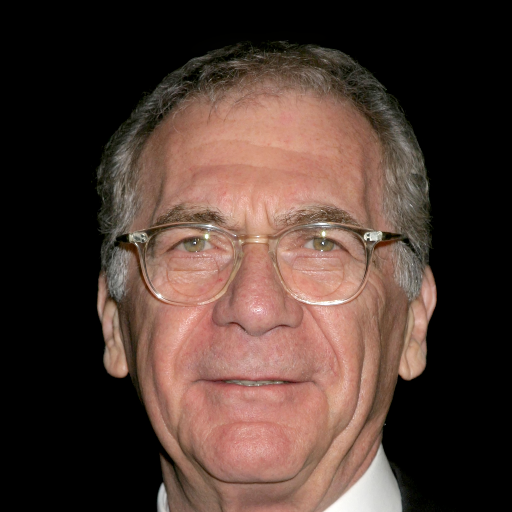
#> input picture Code/Benchmark/input/image/1.png, 512 x 512 px; its folder holds only this picture in this run
$ python 01-convert_to_raw.py
#> lines starting #> are read from the running program, lines starting #| are printed output that depends on the picture; after the words box and inside, x2 and y2 are one past the last pixel; in counts of white or black regions, pixels touching at a corner belong together
import os
import glob
import numpy as np
from PIL import Image
import argparse

# Model-specific presets for normalization and mask polarity
# In Benchmark/input/mask: 255 = Hole (area to inpaint), 0 = Keep (background)
MODEL_PRESETS = {
    "migan": {
        "normalise": True,
        "mask_reversed": True,  # MIGAN expects: 0 = hole, 1 = keep
        "description": "MIGAN: [0.0, 1.0] normalized, reversed mask (0=hole, 1=keep)",
    },
    "aotgan": {
        "normalise": True,
        "mask_reversed": False,  # AOT-GAN expects: 1 = hole, 0 = keep
        "description": "AOT-GAN: [0.0, 1.0] normalized, standard mask (1=hole, 0=keep)",
    },
    "lama": {
        "normalise": True,
        "mask_reversed": False,  # LaMa expects: 1 = hole, 0 = keep
        "description": "LaMa: [0.0, 1.0] normalized, standard mask (1=hole, 0=keep)",
    },
}


def convert_to_raw_resized(
    model=None,
    normalised=None,
    mask_reversed=None,
    base_dir="Benchmark/input",
    target_size=(512, 512),
):
    # Apply model preset if specified
#> called with base_dir = 'Benchmark/input', target_size = (512, 512)
    if model is not None:
        model_key = model.lower()
        if model_key not in MODEL_PRESETS:
            raise ValueError(f"Unknown model '{model}'. Choose from: {list(MODEL_PRESETS.keys())}")
        preset = MODEL_PRESETS[model_key]
        if normalised is None:
            normalised = preset["normalise"]
        if mask_reversed is None:
            mask_reversed = preset["mask_reversed"]
        print(f"📌 Model: {model_key.upper()} -> {preset['description']}")
    else:
        if normalised is None:
            normalised = False
        if mask_reversed is None:
            mask_reversed = False

    print(f"⚙️ Configuration: normalise={normalised}, mask_reversed={mask_reversed}")

    img_dir = os.path.join(base_dir, "image")
    mask_dir = os.path.join(base_dir, "mask")
    out_img_dir = os.path.join(base_dir, "raw_image")
    out_mask_dir = os.path.join(base_dir, "raw_mask")

    # Create output directories if they don't exist
    os.makedirs(out_img_dir, exist_ok=True)
    os.makedirs(out_mask_dir, exist_ok=True)

    # Allowed image extensions
    valid_extensions = ('.png', '.jpg', '.jpeg', '.bmp')

    # Grab all images in the input/image directory
    image_files = []
    for ext in valid_extensions:
        image_files.extend(glob.glob(os.path.join(img_dir, f"*{ext}")))

    if not image_files:
        print(f"No images found in {img_dir}. Please check your paths.")
        return

    # Sort naturally by numerical index
    def get_index(path):
        base = os.path.splitext(os.path.basename(path))[0]
        return int(base) if base.isdigit() else base

    image_files.sort(key=get_index)

    success_count = 0
    for img_path in image_files:
        # Extract the base number from the filename
        filename = os.path.basename(img_path)
        number, _ = os.path.splitext(filename)

        # Search for the corresponding mask file
        mask_path = None
        for m_ext in valid_extensions:
            temp_path = os.path.join(mask_dir, f"{number}{m_ext}")
            if os.path.exists(temp_path):
                mask_path = temp_path
                break
            temp_mask_path = os.path.join(mask_dir, f"{number}_mask{m_ext}")
            if os.path.exists(temp_mask_path):
                mask_path = temp_mask_path
                break

        if not mask_path:
            print(f"⚠️ Warning: Mask for image {filename} not found in {mask_dir}. Skipping.")
            continue

        try:
            # --- Process Image ---
            img = Image.open(img_path).convert('RGB')
#> img is the input picture: PIL image 512x512 RGB; mean R, G, B 78.1, 57.9, 50.1
            # Resize image (Bilinear is standard for RGB images)
            img = img.resize(target_size, Image.Resampling.BILINEAR)
            img_arr = np.array(img, dtype=np.float32)
            if normalised:
                img_arr = img_arr / 255.0
            # Expand dimensions to create NHWC format (1, 512, 512, 3)
            img_nhwc = np.expand_dims(img_arr, axis=0).astype(np.float32)

            # --- Process Mask ---
            mask = Image.open(mask_path).convert('L')
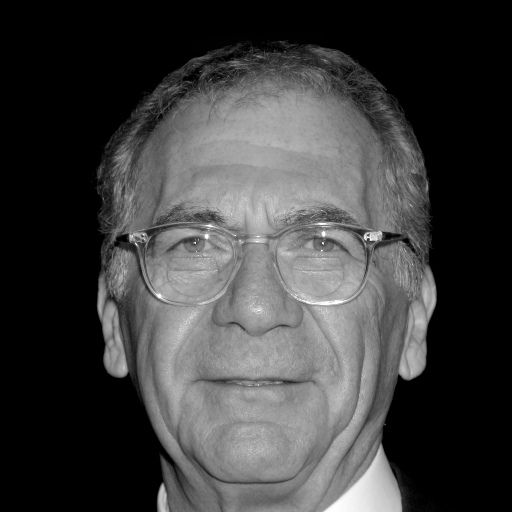
#> mask: PIL image 512x512 L; min 0, max 255, mean 63
            # Resize mask using NEAREST to avoid interpolating/blending distinct mask labels
            mask = mask.resize(target_size, Image.Resampling.NEAREST)
            mask_arr = np.array(mask, dtype=np.float32)

            # In Benchmark/input/mask: hole is 255 (to inpaint), background is 0
            # Threshold at 128 to get clean binary mask: 1.0 = hole, 0.0 = background
            hole_binary = (mask_arr >= 128.0).astype(np.float32)
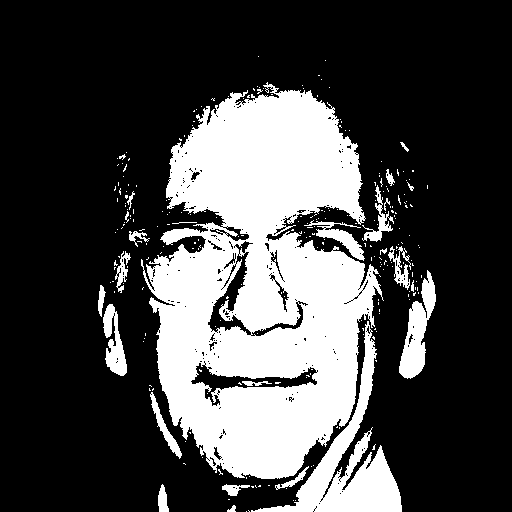
#> hole_binary: shape (512, 512) float32; values 0 (black) and 1 (white), 28.1% white; 260 white regions (234 under 20 px), largest, box (x1, y1, x2, y2) and area: (141, 82, 384, 479) 60040, (251, 321, 402, 512) 6592, (399, 270, 436, 379) 1836

            if mask_reversed:
                # Polarity inversion: hole becomes 0.0, background/keep becomes 1.0
                binary_mask = 1.0 - hole_binary
            else:
                # Standard polarity: hole is 1.0, background/keep is 0.0
                binary_mask = hole_binary

            if normalised:
                mask_arr = binary_mask
            else:
                mask_arr = binary_mask * 255.0

            # Add Channel dimension -> (512, 512, 1)
            mask_arr = np.expand_dims(mask_arr, axis=-1)

            # Expand dimensions to create NHWC format (1, 512, 512, 1)
            mask_nhwc = np.expand_dims(mask_arr, axis=0).astype(np.float32)

            # --- Save to .raw ---
            out_img_path = os.path.join(out_img_dir, f"{number}.raw")
            out_mask_path = os.path.join(out_mask_dir, f"{number}_mask.raw")

            img_nhwc.tofile(out_img_path)
            mask_nhwc.tofile(out_mask_path)

            success_count += 1
            print(f"✅ Processed & Resized to {target_size[0]}x{target_size[1]}: {number}")

        except Exception as e:
            print(f"❌ Error processing {number}: {e}")

    print(f"\n✨ Done! Successfully processed {success_count}/{len(image_files)} pairs.")


if __name__ == "__main__":
    parser = argparse.ArgumentParser(
        description="Convert and resize images/masks to raw binaries with model-aware normalization and polarity."
    )
    parser.add_argument(
        "--model", "-m",
        type=str,
        choices=["migan", "aotgan", "lama"],
        default=None,
        help="Target model preset: migan (norm, reversed mask), aotgan (norm, standard mask), lama (norm, standard mask)"
    )
    parser.add_argument(
        "-n", "--normalise",
        action="store_true",
        default=None,
        help="Normalize pixel values to [0.0, 1.0] instead of [0.0, 255.0] (overrides preset)"
    )
    parser.add_argument(
        "--no-normalise",
        action="store_false",
        dest="normalise",
        help="Keep pixel values in [0.0, 255.0]"
    )
    parser.add_argument(
        "-r", "--reverse",
        action="store_true",
        default=None,
        help="Invert/reverse mask values (0=hole, 1=keep) (overrides preset)"
    )
    parser.add_argument(
        "--no-reverse",
        action="store_false",
        dest="reverse",
        help="Keep standard mask values (1=hole, 0=keep)"
    )
    parser.add_argument(
        "--base_dir",
        type=str,
        default="Benchmark/input",
        help="Base directory containing image/ and mask/ subfolders (default: Benchmark/input)"
    )

    args = parser.parse_args()

    print("Starting conversion and resizing...")
    convert_to_raw_resized(
        model=args.model,
        normalised=args.normalise,
        mask_reversed=args.reverse,
        base_dir=args.base_dir
    )
    print("Conversion complete!")
